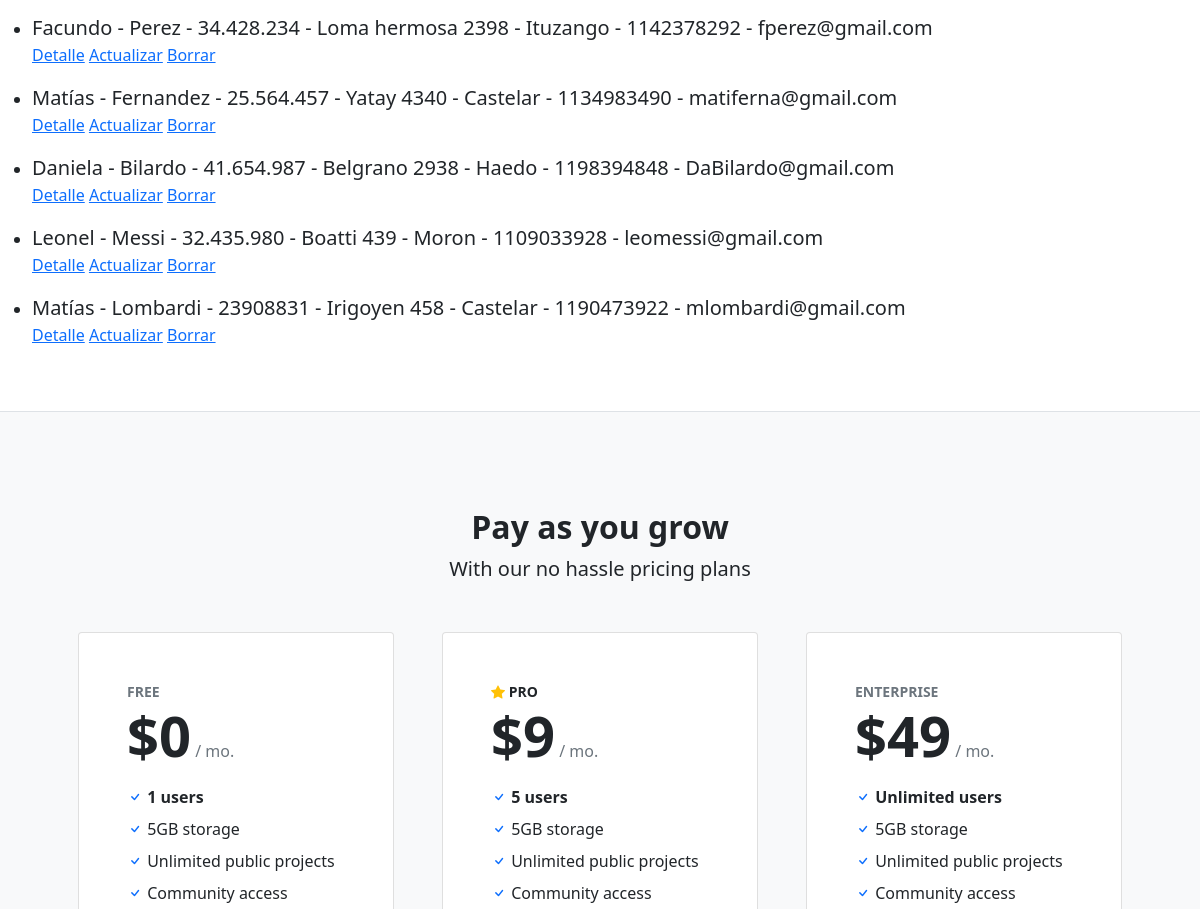
/compra/vendedor/ (middle part), run on an earlier commit of the app's database.
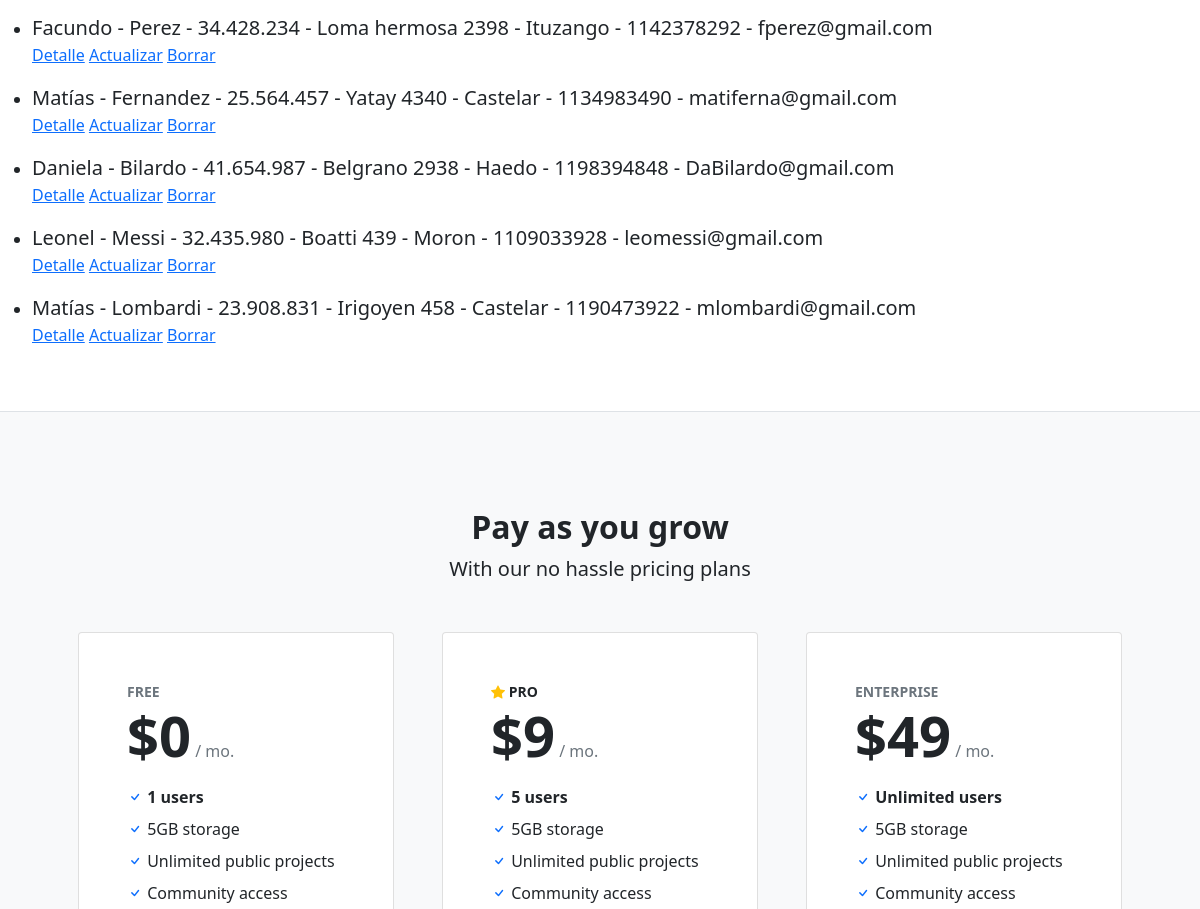
And on a later commit of the database.
### compra/models.py (models this page shows, shortened)
class Vendedor(models.Model):
    nombre = models.CharField(max_length=20)
    apellido = models.CharField(max_length=20)
    dni = models.CharField(max_length=20)
    domicilio = models.CharField(max_length=50)
    localidad = models.CharField(max_length=20)
    celular = models.IntegerField()
    email= models.EmailField(max_length=50)

### compra/views.py (the view)
# urls.py: path("vendedor/", VendedorList.as_view(), name= "compra-vendedor"),
class VendedorList(ListView):
    model = Vendedor
    template_name = "compra/list_vendedor.html"

### compra/templates/compra/list_vendedor.html (shortened to what this page needs)
{% extends 'compra/padre.html' %}
{% block contenido %}
<ul>
    {% for vendedor in object_list %}
        <li>
            <p class="lead mb-0"> {{vendedor.nombre}} - {{vendedor.apellido}} - {{vendedor.dni}} - {{vendedor.domicilio}} - {{vendedor.localidad}} - {{vendedor.celular}} - {{vendedor.email}}</h2>
            <p class="form-floating mb-3"> <a href="{% url 'compra-vendedor-detail' vendedor.id %}">Detalle</a>
            <a href="{% url 'compra-vendedor-update' vendedor.id %}">Actualizar</a>
            <a href="{% url 'compra-vendedor-delete' vendedor.id %}">Borrar</a> </p>
        </li>
    {% endfor %}
</ul>
{% endblock %}

What changed in the data, as far as the page shows it:
changed Vendedor "Lombardi": dni "23908831" → "23.908.831"
